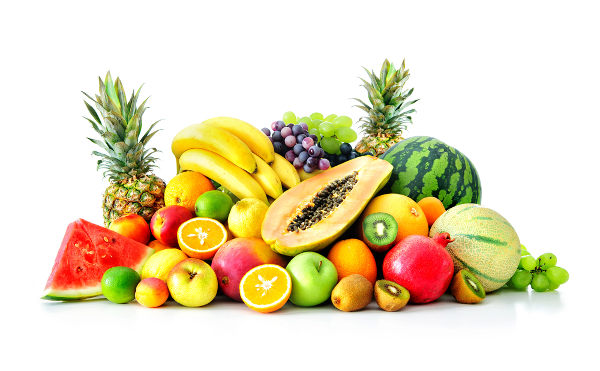
#> input picture frutas.jpg, 600 x 371 px
$ python main.py
#> lines starting #> are read from the running program, lines starting #| are printed output that depends on the picture
### tamanho.py
import cv2


def tamanho():
    imagem = cv2.imread("frutas.jpg")
#> imagem is the input picture: shape (371, 600, 3); mean B, G, R 187.2, 218.3, 230
    print(imagem.size)
#| 667800

def forma():
    imagem = cv2.imread("frutas.jpg")
    print(imagem.shape)

### segmentacao.py
import cv2


def segmentacao_rgb():
    imagem = cv2.imread("frutas.jpg")
    azul, verde, vermelho = cv2.split(imagem)

    imagem = cv2.merge((azul, verde, vermelho))
    cv2.imshow("Imagem", imagem)
    cv2.waitKey(0)
    cv2.destroyAllWindows()


def segmentacao_g():
    imagem = cv2.imread("frutas.jpg")
    azul, verde, vermelho = cv2.split(imagem)

    cv2.imshow("Canal G", verde)
    cv2.waitKey(0)
    cv2.destroyAllWindows()


def segmentacao_b():
    imagem = cv2.imread("frutas.jpg")
    azul, verde, vermelho = cv2.split(imagem)

    cv2.imshow("Canal B", azul)
    cv2.waitKey(0)
    cv2.destroyAllWindows()


def segmentacao_r():
    imagem = cv2.imread("frutas.jpg")
    azul, verde, vermelho = cv2.split(imagem)
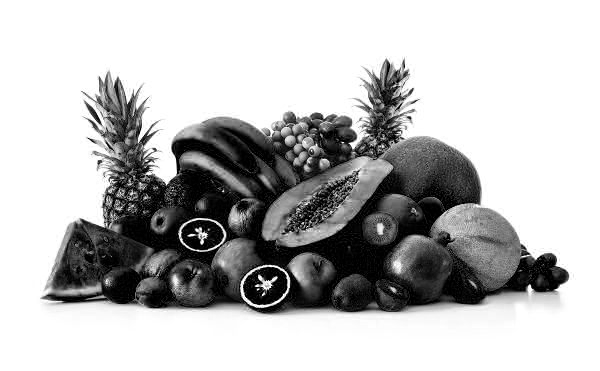
#> azul: shape (371, 600); min 0, max 255, mean 187.2
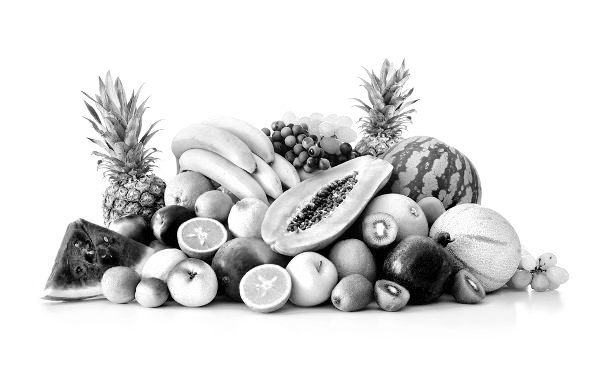
#> verde: shape (371, 600); min 0, max 255, mean 218.3
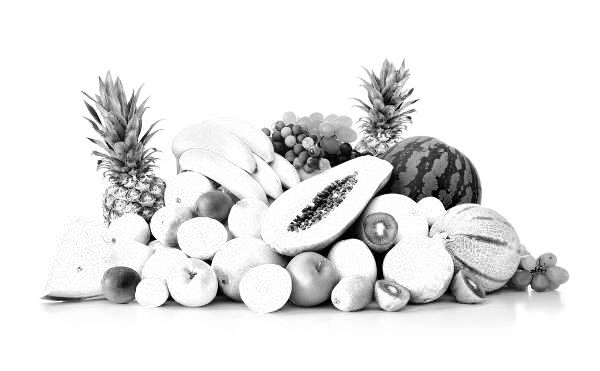
#> vermelho: shape (371, 600); min 0, max 255, mean 230

    cv2.imshow("Canal R", vermelho)
    cv2.waitKey(0)
    cv2.destroyAllWindows()


def rgb_para_tons_cinza():
    imagem = cv2.imread("frutas.jpg")

    imagem = cv2.cvtColor(imagem, cv2.COLOR_RGB2GRAY)
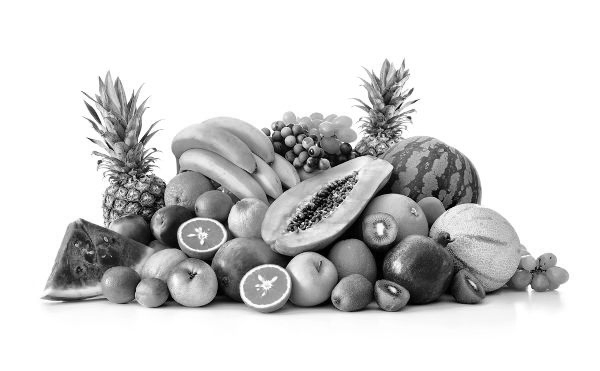
#> imagem: shape (371, 600); min 0, max 255, mean 210.3
    cv2.imshow("Imagem", imagem)

    cv2.waitKey(0)
    cv2.destroyAllWindows()

### main.py
import segmentacao as s
import tamanho as t


def main():
    t.tamanho()
    s.segmentacao_r()
    s.segmentacao_b()
    s.segmentacao_g()
    s.segmentacao_rgb()
    s.rgb_para_tons_cinza()


# Press the green button in the gutter to run the script.
if __name__ == '__main__':
    main()

# See PyCharm help at https://www.jetbrains.com/help/pycharm/
